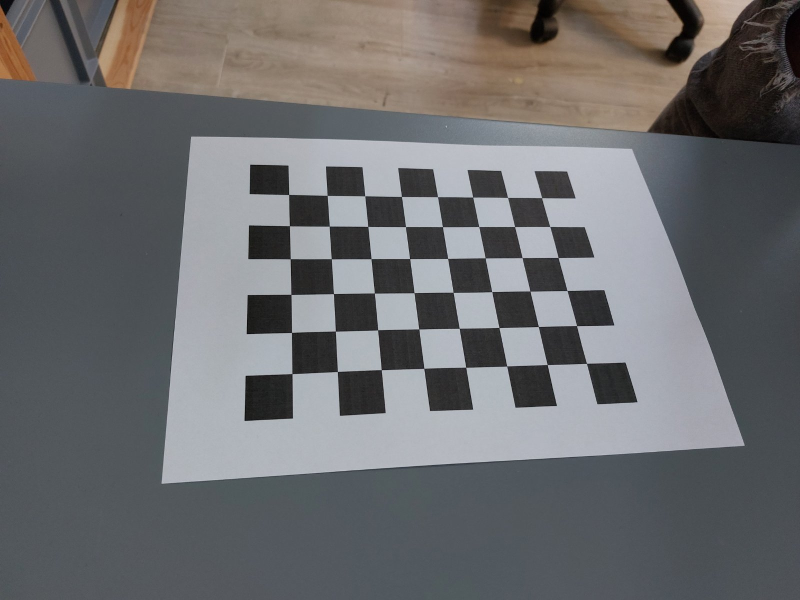
#> input picture calibration/a52sSamples/1.jpg, 1600 x 1200 px (shown at 1/2 size); its folder holds 4 pictures in this run
$ python cameraCalibration.py
#> lines starting #> are read from the running program, lines starting #| are printed output that depends on the picture
### calibration/imageAnalyzing.py
# -*- coding: utf-8 -*-
"""
@author: srica
"""

# libraries
import cv2 as cv
import numpy as np

import constants

def getPoints():
    objpoints, imgpoints = ([] for _ in range(2))

    # prepare object points, like (0,0,0), (1,0,0), (2,0,0) ....,(6,5,0) * SQUARE SIZE
    objp = np.zeros((constants.NX*constants.NY, 3), np.float32)
    objp[:,:2] = np.mgrid[0:constants.NX, 0:constants.NY].T.reshape(-1, 2)
    objp = objp * constants.SQUARE_SIZE

    for imgName in constants.IMAGES:
        img = cv.imread(imgName)
#> img is the input picture: shape (1200, 1600, 3); mean B, G, R 109.8, 108.1, 107.9
        gray = cv.cvtColor(img, cv.COLOR_BGR2GRAY)
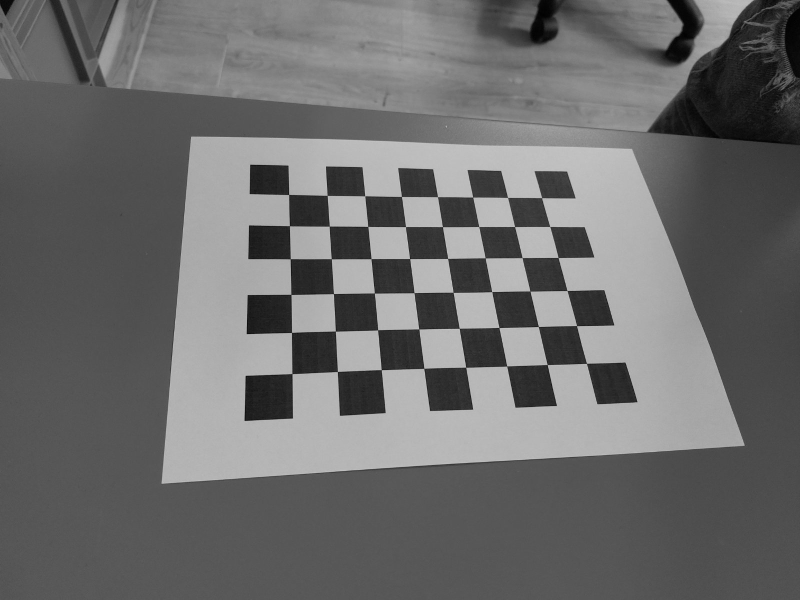
#> gray: shape (1200, 1600) (shown at 1/2 size); min 0, max 227, mean 108.3

        # find the chess board corners
        ret, corners = cv.findChessboardCorners(gray, (constants.NX, constants.NY), cv.CALIB_CB_ADAPTIVE_THRESH + cv.CALIB_CB_FAST_CHECK + cv.CALIB_CB_NORMALIZE_IMAGE)
#> ret = True; corners = 48 rows, first 8: [1083.6, 396], [1100, 453.6], [1116.7, 515.6], [1134.6, 581.6], [1153.5, 651.8], [1173.5, 727.2], [1015.6, 395.5], [1029.7, 453.7]
        if not ret:
            print("No pattern found on " + imgName)
            continue

        # if found add object and image points
        cornersBetter = cv.cornerSubPix(gray, corners, (13, 13),(-1, -1), constants.CRITERIA)
#> cornersBetter = 48 rows, first 8: [1083.7, 396], [1100.1, 453.5], [1116.6, 515.6], [1134.5, 581.5], [1153.6, 651.7], [1173.4, 727.2], [1015.6, 395.4], [1029.6, 453.6]
        objpoints.append(objp)
        imgpoints.append(cornersBetter)

        # draw the corners and show image
        """cv.drawChessboardCorners(img, (constants.NX, constants.NY), cornersBetter, ret)
        imgShow = cv.resize(img, (0, 0), fx = constants.SHRINK, fy = constants.SHRINK)
        cv.imshow(imgName, imgShow)
        cv.waitKey(0) """
#> pass 2 of the loop in getPoints, `for imgName in constants.IMAGES:`:
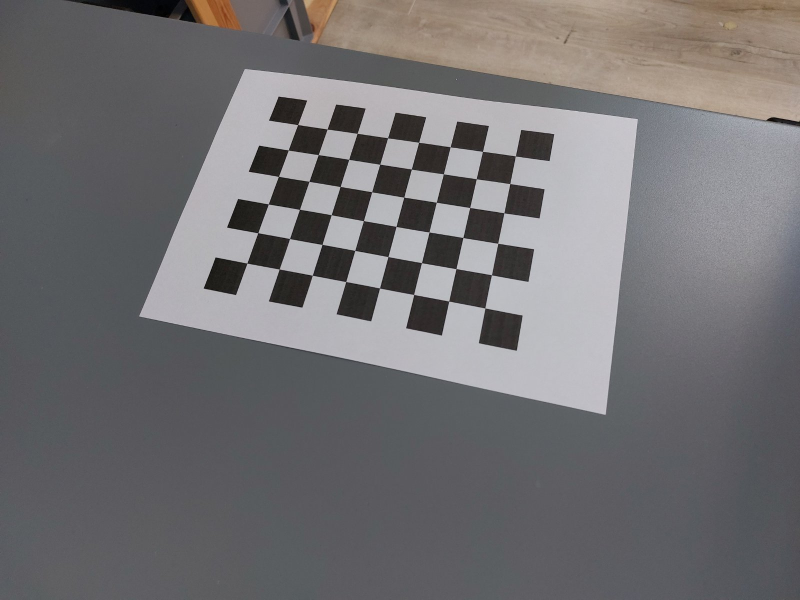
#> input picture calibration/a52sSamples/10.jpg, 1600 x 1200 px (shown at 1/2 size)
#> in getPoints, img is the input picture: shape (1200, 1600, 3); mean B, G, R 114.4, 112.5, 114.2
#> in getPoints, `gray = cv.cvtColor(img, cv.COLOR_BGR2GRAY)`:
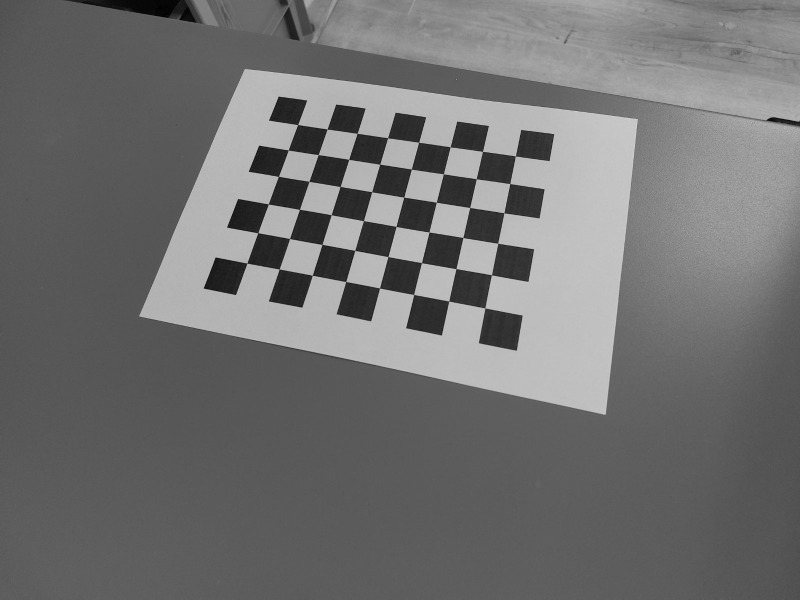
#> gray: shape (1200, 1600) (shown at 1/2 size); min 0, max 222, mean 113.2
#> corners = 48 rows, first 8: [494.5, 526.7], [515.9, 466], [537.1, 408.5], [557.5, 353.3], [577.1, 300.4], [595.8, 249.7], [558.8, 538.4], [579.7, 477.5]
#> cornersBetter = 48 rows, first 8: [494.4, 526.7], [516.2, 466.2], [537.1, 408.5], [557.4, 353.2], [576.9, 300.5], [595.8, 249.6], [558.8, 538.5], [579.5, 477.6]

    #cv.destroyAllWindows()

    ret = True
    if not objpoints:
        print("No images taken in cosideration")
        ret = False

    return ret, objpoints, imgpoints

def getCameraValues(objpoints, imgpoints):
    reprojectionError = 0
    img = cv.imread(constants.EXAMPLE_IMAGE)
#> (the run stopped early here; a loop or call above may not have finished)
